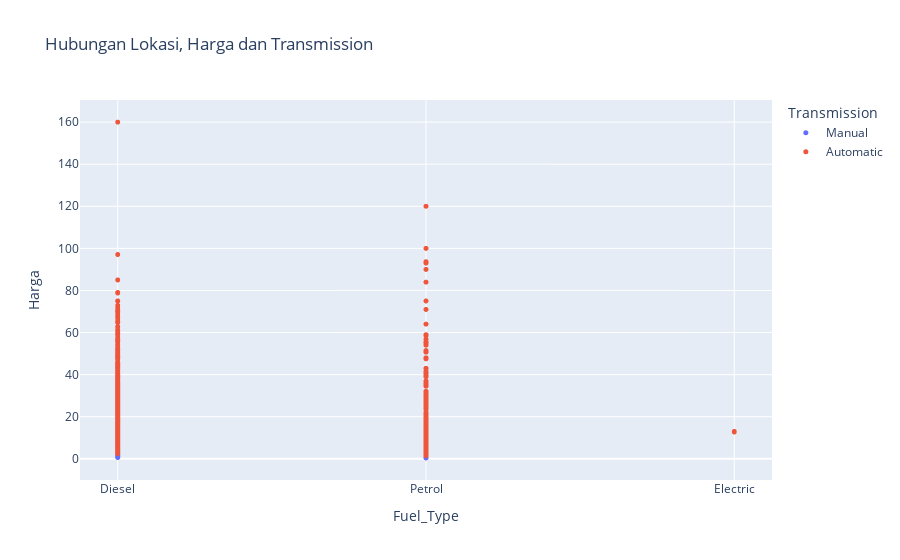

Notebook code cell kept with this figure:
### Markdown cell above
Kesimpulan: merek Mobil Cukup berpengaruh terhadap harga jual mobil tersebut.

### Code cell
fig = px.scatter(df, x='Fuel_Type', y='Price', color='Transmission',
                 labels={'Fuel_Type	': 'Jenis Bahan Bakar', 'Price': 'Harga', 'Transmission': 'Transmission'},
                 title='Hubungan Lokasi, Harga dan Transmission')

fig.update_traces(
    marker=dict(size=5),
    selector=dict(mode='markers')
)

fig.show()

### Figure 1 — Plotly figure (JSON) as saved in the notebook; plotly's stock layout.template omitted (floating-point values rounded to 4 significant figures; data arrays with more than 128 entries replaced by an {"elided": "..."} marker saying what was removed)
{"data": [{"hovertemplate": "Transmission=Manual<br>Fuel_Type=%{x}<br>Harga=%{y}<extra></extra>", "legendgroup": "Manual", "marker": {"color": "#636efa", "size": 5, "symbol": "circle"}, "mode": "markers", "name": "Manual", "showlegend": true, "type": "scattergl", "x": {"elided": "4233 str values"}, "xaxis": "x", "y": {"elided": "4233 float values"}, "yaxis": "y"}, {"hovertemplate": "Transmission=Automatic<br>Fuel_Type=%{x}<br>Harga=%{y}<extra></extra>", "legendgroup": "Automatic", "marker": {"color": "#EF553B", "size": 5, "symbol": "circle"}, "mode": "markers", "name": "Automatic", "showlegend": true, "type": "scattergl", "x": {"elided": "1720 str values"}, "xaxis": "x", "y": {"elided": "1720 float values"}, "yaxis": "y"}], "layout": {"legend": {"title": {"text": "Transmission"}, "tracegroupgap": 0}, "title": {"text": "Hubungan Lokasi, Harga dan Transmission"}, "xaxis": {"anchor": "y", "domain": [0, 1], "title": {"text": "Fuel_Type"}}, "yaxis": {"anchor": "x", "domain": [0, 1], "title": {"text": "Harga"}}}}
